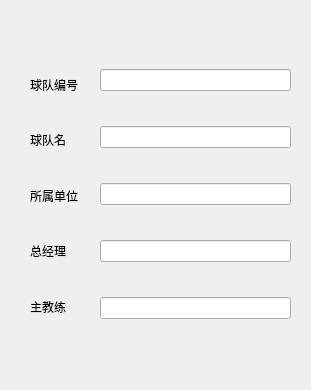
<?xml version="1.0" encoding="UTF-8"?>
<ui version="4.0">
 <class>FanViewTeam</class>
 <widget class="QDialog" name="FanViewTeam">
  <property name="geometry">
   <rect>
    <x>0</x>
    <y>0</y>
    <width>311</width>
    <height>390</height>
   </rect>
  </property>
  <property name="maximumSize">
   <size>
    <width>311</width>
    <height>390</height>
   </size>
  </property>
  <property name="windowTitle">
   <string>Dialog</string>
  </property>
  <widget class="QWidget" name="verticalLayoutWidget_2">
   <property name="geometry">
    <rect>
     <x>100</x>
     <y>40</y>
     <width>191</width>
     <height>311</height>
    </rect>
   </property>
   <layout class="QVBoxLayout" name="verticalLayout_2">
    <item>
     <widget class="QLineEdit" name="lineEdit_8"/>
    </item>
    <item>
     <widget class="QLineEdit" name="lineEdit_9"/>
    </item>
    <item>
     <widget class="QLineEdit" name="lineEdit_10"/>
    </item>
    <item>
     <widget class="QLineEdit" name="lineEdit_11"/>
    </item>
    <item>
     <widget class="QLineEdit" name="lineEdit_12"/>
    </item>
   </layout>
  </widget>
  <widget class="QWidget" name="verticalLayoutWidget_3">
   <property name="geometry">
    <rect>
     <x>30</x>
     <y>60</y>
     <width>62</width>
     <height>271</height>
    </rect>
   </property>
   <layout class="QVBoxLayout" name="verticalLayout_3">
    <item>
     <widget class="QLabel" name="label">
      <property name="text">
       <string>球队编号</string>
      </property>
     </widget>
    </item>
    <item>
     <widget class="QLabel" name="label_2">
      <property name="text">
       <string>球队名</string>
      </property>
     </widget>
    </item>
    <item>
     <widget class="QLabel" name="label_3">
      <property name="text">
       <string>所属单位</string>
      </property>
     </widget>
    </item>
    <item>
     <widget class="QLabel" name="label_4">
      <property name="text">
       <string>总经理</string>
      </property>
     </widget>
    </item>
    <item>
     <widget class="QLabel" name="label_5">
      <property name="text">
       <string>主教练</string>
      </property>
     </widget>
    </item>
   </layout>
  </widget>
 </widget>
 <resources/>
 <connections/>
</ui>
